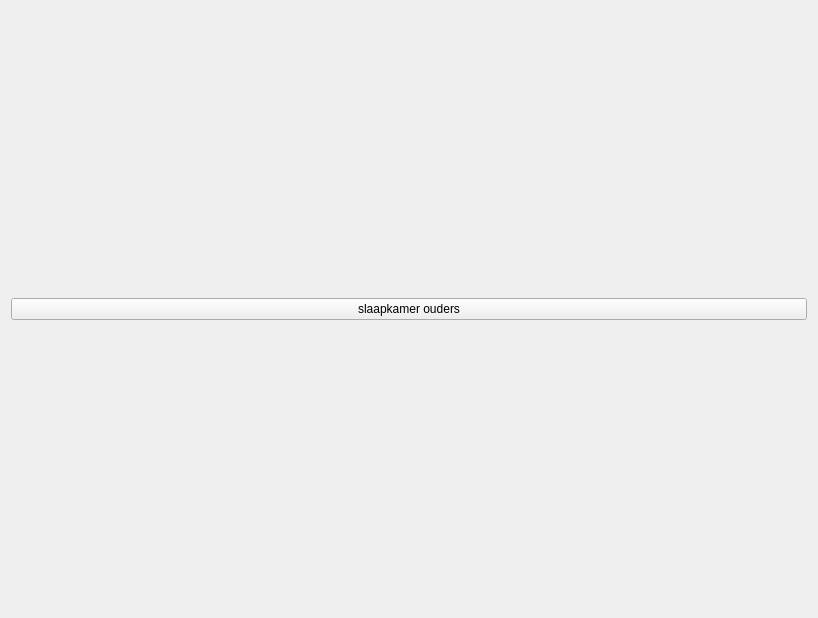
<?xml version="1.0" encoding="UTF-8"?>
<ui version="4.0">
 <class>kamer_slaapkamer</class>
 <widget class="QWidget" name="kamer_slaapkamer">
  <property name="geometry">
   <rect>
    <x>0</x>
    <y>0</y>
    <width>818</width>
    <height>618</height>
   </rect>
  </property>
  <property name="minimumSize">
   <size>
    <width>818</width>
    <height>618</height>
   </size>
  </property>
  <property name="windowTitle">
   <string>Form</string>
  </property>
  <layout class="QVBoxLayout" name="verticalLayout">
   <item>
    <widget class="QPushButton" name="pushButton">
     <property name="text">
      <string>slaapkamer ouders</string>
     </property>
    </widget>
   </item>
  </layout>
 </widget>
 <resources>
  <include location="djog_nanos_2018.qrc"/>
 </resources>
 <connections/>
</ui>
